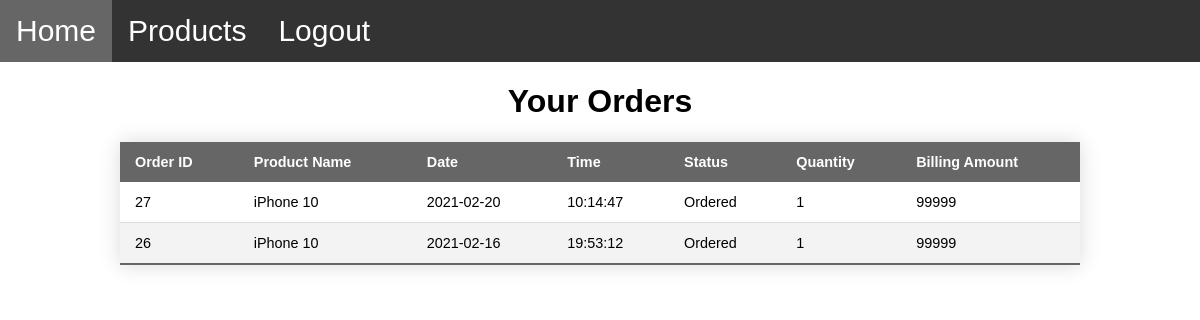
Screenshot of /show_order.php with the database file from the repository.
### tables this page shows
CREATE TABLE `orders` (
  `order_id` int(11) NOT NULL,
  `user_id` int(11) NOT NULL,
  `product_id` int(11) NOT NULL,
  `quantity` int(11) NOT NULL,
  `price` int(11) NOT NULL,
  `order_date` date NOT NULL DEFAULT current_timestamp(),
  `order_time` time NOT NULL DEFAULT current_timestamp(),
  `status` varchar(50) NOT NULL DEFAULT 'Ordered'
);

CREATE TABLE `product` (
  `product_id` int(11) NOT NULL,
  `product_name` varchar(100) NOT NULL,
  `category_id` int(11) NOT NULL,
  `stock` int(11) NOT NULL,
  `photo` varchar(100) NOT NULL DEFAULT 'no_image.jpg',
  `description` varchar(200) NOT NULL,
  `price` int(11) NOT NULL
);

### show_order.php (the view, shortened to what this page needs)
<link rel="stylesheet" type="text/css" href="style.css">
<body>
    <ul>
        <li><a href="show_product.php">Home</a></li>
        <li><a href="show_product.php">Products</a></li>
        <li><a href="logout.php" id="myBtn">Logout</a></li>
    </ul>
	  <h1 align="center">Your Orders</h1>
	  <table align="center" class="styled-table">
        <thead>
            <tr>
                <th>Order ID</th>
                <th>Product Name</th>
                <th>Date</th>
                <th>Time</th>
                <th>Status</th>
                <th>Quantity</th>
                <th>Billing Amount</th>
            </tr>
        </thead>
        <tbody>
            <tr class="active-row">
                <?php
                $con = mysqli_connect("localhost","root","","store") or die("Database Connectivity Failed");
                try{
                    $query = "select o.*,p.product_name from orders o inner join product p on o.product_id=p.product_id order by order_id desc";
                    $result = mysqli_query($con,$query);
                    if($result>0){
                    	while($or = mysqli_fetch_assoc($result)){
                    	?>
                    <td><?php echo $or['order_id']; ?></td>
                    <td><?php echo $or['product_name']; ?></td>
                    <td><?php echo $or['order_date']; ?></td>
                    <td><?php echo $or['order_time']; ?></td>
                    <td><?php echo $or['status']; ?></td>
                    <td><?php echo $or['quantity']; ?></td>
                    <td><?php echo $or['price']; ?></td>
                    </tr>
                    <?php
                    }
                	}
                	else{
                		echo "0 Recorrds".mysqli_error($con);
                	}
                }
                catch(Exception $e){
                    echo "Error Message->".$e->getMessage();
                }
        	   ?>
        </tbody>
    </table>
</body>

### style.css (style rules this page uses)
* { font-family: sans-serif; }
body { margin: 0; padding: 0; }
ul { list-style-type: none; margin: 0; padding: 0; overflow: hidden; background-color: #333; }
li { float: left; }
li a, .dropbtn { font-size: 30px; display: inline-block; color: white; text-align: center; padding: 14px 16px; text-decoration: none; }
.styled-table { border-collapse: collapse; margin-left: 10%; font-size: 0.9em; font-family: sans-serif; width: 80%; box-shadow: 0 0 20px rgba(0, 0, 0, 0.15); }
.styled-table thead tr { background-color: #666; color: #ffffff; text-align: left; }
.styled-table th, .styled-table td { padding: 12px 15px; }
.styled-table tbody tr { border-bottom: 1px solid #dddddd; }
::placeholder { color: white }

### rows the page displays
orders: order_id "27", product.product_name "iPhone 10", order_date "2021-02-20", order_time "10:14:47", status "Ordered", quantity "1", price "99999"
orders: order_id "26", product.product_name "iPhone 10", order_date "2021-02-16", order_time "19:53:12", status "Ordered", quantity "1", price "99999"
